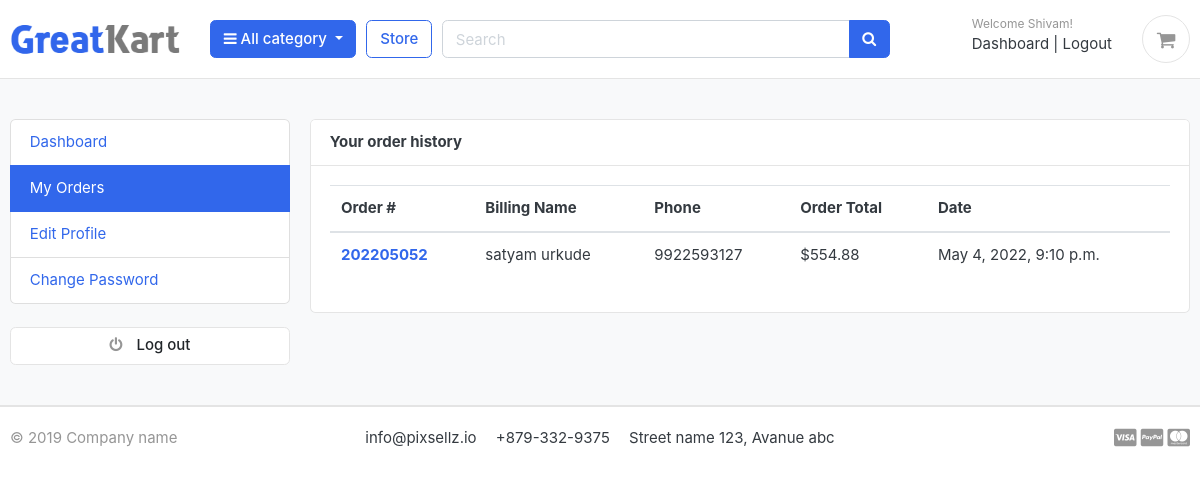
The page /accounts/my_orders/ (signed in) on the database its author committed.
### accounts/models.py (models this page shows, shortened)
class Account(AbstractBaseUser):
    first_name      = models.CharField(max_length=50)
    last_name       = models.CharField(max_length=50)
    username        = models.CharField(max_length=50, unique=True)
    email           = models.EmailField(max_length=100, unique=True)
    phone_number    = models.CharField(max_length=50)
    date_joined     = models.DateTimeField(auto_now_add=True)
    last_login      = models.DateTimeField(auto_now_add=True)
    is_admin        = models.BooleanField(default=False)
    is_staff        = models.BooleanField(default=False)
    is_active       = models.BooleanField(default=False)
    is_superadmin   = models.BooleanField(default=False)
    USERNAME_FIELD = 'email'
    REQUIRED_FIELDS = ['username', 'first_name', 'last_name']
    objects = MyAccountManager()

### orders/models.py (models this page shows, shortened)
class Order(models.Model):
    STATUS = (
        ('New', 'New'),
        ('Accepted', 'Accepted'),
        ('Completed', 'Completed'),
        ('Cancelled', 'Cancelled'),
    )
    user = models.ForeignKey(Account, on_delete=models.SET_NULL, null=True)
    payment = models.ForeignKey(Payment, on_delete=models.SET_NULL, blank=True, null=True)
    order_number = models.CharField(max_length=20)
    first_name = models.CharField(max_length=50)
    last_name = models.CharField(max_length=50)
    phone = models.CharField(max_length=15)
    email = models.EmailField(max_length=50)
    address_line_1 = models.CharField(max_length=50)
    address_line_2 = models.CharField(max_length=50, blank=True)
    pin_code = models.IntegerField(blank=True)
    state = models.CharField(max_length=50)
    city = models.CharField(max_length=50)
    order_note = models.CharField(max_length=100, blank=True)
    order_total = models.FloatField()
    tax = models.FloatField()
    status = models.CharField(max_length=10, choices=STATUS, default='New')
    ip = models.CharField(blank=True, max_length=20)
    is_ordered = models.BooleanField(default=False)
    created_at = models.DateTimeField(auto_now_add=True)
    updated_at = models.DateTimeField(auto_now=True)
    def full_name(self):
        return f'{self.first_name} {self.last_name}'

### accounts/views.py (the view)
# urls.py: path('my_orders/', views.my_orders, name='my_orders'),
@login_required(login_url='login')
def my_orders(request):
    orders = Order.objects.filter(user=request.user, is_ordered=True).order_by('-created_at')
    context = {
        'orders': orders,
    }
    return render(request, 'accounts/my_orders.html', context)

### category/context_processers.py (called while the page is built)
def menu_links(request):
    links = Category.objects.all()
    return dict(links=links)

### category/models.py (called while the page is built)
    def get_url(self):
        return reverse('products_by_category', args=[self.slug])

### templates/accounts/my_orders.html (shortened to what this page needs)
{% extends 'base.html' %}
{% block content %}
<section class="section-conten padding-y bg">
<div class="container">
	<div class="row">
	{% include 'includes/dashboard_sidebar.html' %}
	<main class="col-md-9">
		<article class="card">
		<header class="card-header">
			<strong class="d-inline-block mr-3">Your order history</strong>
		</header>
		<div class="card-body">
			<div class="row">
			<div class="col-md-12">
				<table class="table table-hover">
				  <thead>
				    <tr>
				      <th scope="col">Order #</th>
				      <th scope="col">Billing Name</th>
				      <th scope="col">Phone</th>
				      <th scope="col">Order Total</th>
							<th scope="col">Date</th>
				    </tr>
				  </thead>
				  <tbody>
						{% for order in orders %}
				    <tr>
				      <th scope="row"><a href="{% url 'order_detail' order.order_number %}">{{order.order_number}}</a></th>
				      <td>{{order.full_name}}</td>
				      <td>{{order.phone}}</td>
				      <td>${{order.order_total}}</td>
							<td>{{order.created_at}}</td>
				    </tr>
				{% endfor %}
				  </tbody>
				</table>
			</div>
			</div>
		</div>
		</article>
	</main>
</div>
</div>
</section>
{% endblock %}

### templates/includes/navbar.html (shortened to what this page needs)
{% load static %}
<header class="section-header">
<section class="header-main border-bottom">
  <div class="container">
<div class="row align-items-center">
  <div class="col-lg-2 col-md-3 col-6">
    <a href="{% url 'home' %}" class="brand-wrap">
      <img class="logo" src="{% static './images/logo.png' %}">
    </a>
  </div>
  <div class="col-lg col-sm col-md col-6 flex-grow-0">
    <div class="category-wrap dropdown d-inline-block float-right">
      <button type="button" class="btn btn-primary dropdown-toggle" data-toggle="dropdown">
        <i class="fa fa-bars"></i> All category
      </button>
    </div>
  </div>
  <a href="{% url 'store' %}" class="btn btn-outline-primary">Store</a>
  <div class="col-lg  col-md-6 col-sm-12 col">
    <form action="{% url 'search' %}" class="search" method='GET'>
      <div class="input-group w-100">
          <input type="text" class="form-control" style="width:60%;" placeholder="Search" name="keyword" required>
          <div class="input-group-append">
            <button class="btn btn-primary" type="submit">
              <i class="fa fa-search"></i>
            </button>
          </div>
        </div>
    </form>
  </div>
  <div class="col-lg-3 col-sm-6 col-8 order-2 order-lg-3">
        <div class="d-flex justify-content-end mb-3 mb-lg-0">
          {% if user.id is None %}
          <div class="widget-header">
            <small class="title text-muted">Welcome guest!</small>
            <div>
              <a href="{% url 'login' %}">Sign in</a> <span class="dark-transp"> | </span>
              <a href="{% url 'register' %}"> Register</a>
            </div>
          </div>
          {% else %}
          <div class="widget-header">
            <small class="title text-muted">Welcome {{user.first_name}}!</small>
            <div>
              <a href="{% url 'dashboard' %}">Dashboard</a> <span class="dark-transp"> | </span>
              <a href="{% url 'logout' %}"> Logout</a>
            </div>
          </div>
          {% endif %}
          <a href="{% url 'cart' %}" class="widget-header pl-3 ml-3">
            <div class="icon icon-sm rounded-circle border"><i class="fa fa-shopping-cart"></i></div>
          </a>
        </div>
      </div>
</div>
  </div>
</section>
</header>

### static/css/ui.css (style rules this page uses)
html { font-family: "Inter", sans-serif; font-size: 15px; }
.icon-xs, .icon-sm, .icon-md, .icon-lg { display: inline-block; text-align: center; flex-shrink: 0; flex-grow: 0; }
.icon-sm { width: 48px; height: 48px; line-height: 48px !important; font-size: 20px; }
.padding-y { padding-top: 40px; padding-bottom: 40px; }
article:after, .form-group:after { display: block; clear: both; content: ""; }
.bg { background-color: #f8f9fa; }
.header-main { position: relative; padding-top: 1rem; padding-bottom: 1rem; }
.brand-wrap .logo, .navbar-brand .logo { margin-right: 7px; max-height: 42px; display: inline-block; }
.widget-header { display: inline-block; vertical-align: middle; position: relative; }
.widget-header a { color: #343a40; }
.widget-header i { color: #969696; }
.widget-header .title { display: block; }

### rows shown on the page
Account: first_name "Shivam"
Order: order_number "202205052", full_name "satyam urkude", phone "9922593127", order_total "554.88", created_at "May 4, 2022, 9:10 p.m."
